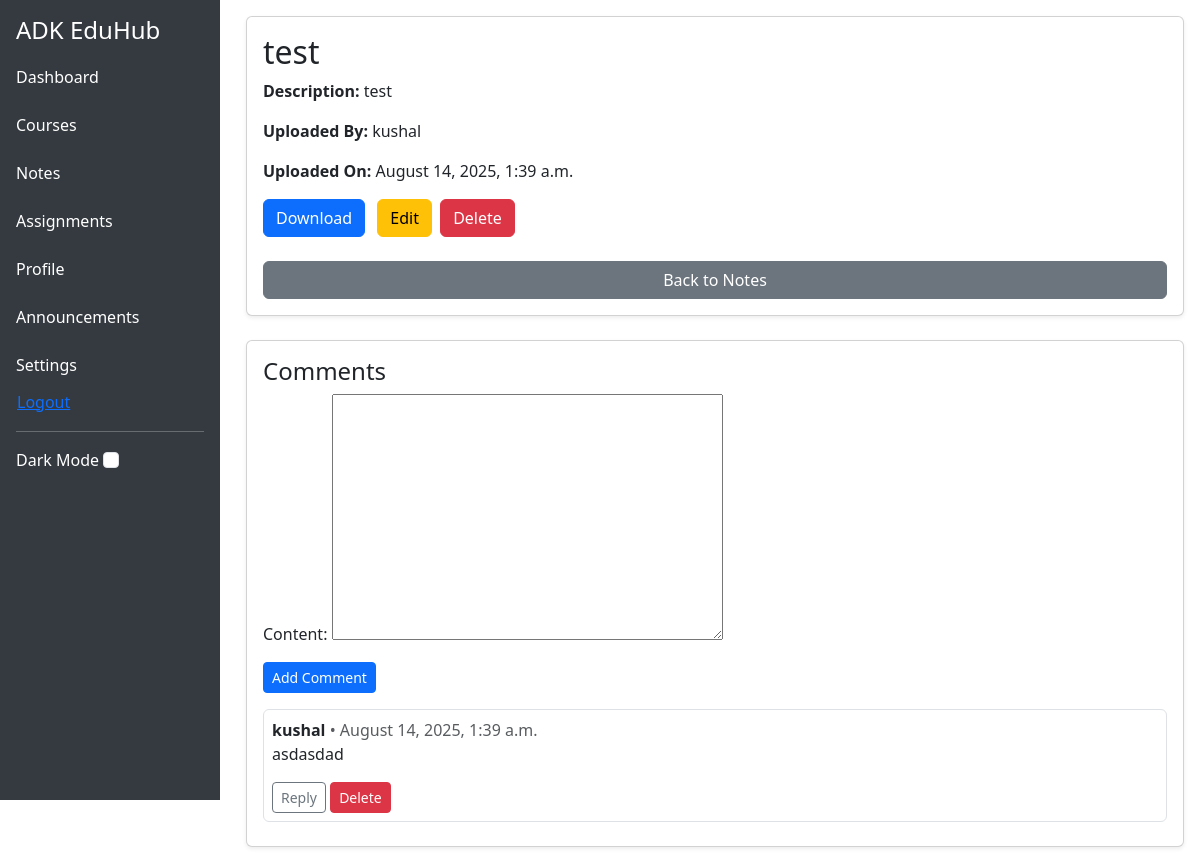
Screenshot of /notes/1/ (signed in) with the database file from the repository.
### notes/models.py (models this page shows, shortened)
class Note(models.Model):
    title = models.CharField(max_length=255)
    description = models.TextField(blank=True, null=True)
    file = models.FileField(upload_to='notes/')
    uploaded_by = models.ForeignKey(settings.AUTH_USER_MODEL, on_delete=models.CASCADE)
    uploaded_at = models.DateTimeField(auto_now_add=True)
    last_edited_at = models.DateTimeField(null=True, blank=True)
    last_edited_by = models.ForeignKey(
        settings.AUTH_USER_MODEL,
        null=True, blank=True,
        on_delete=models.SET_NULL,
        related_name='edited_notes'
    )

class NoteComment(models.Model):
    note = models.ForeignKey(Note, on_delete=models.CASCADE, related_name='comments')
    user = models.ForeignKey(settings.AUTH_USER_MODEL, on_delete=models.CASCADE)
    parent = models.ForeignKey('self', null=True, blank=True, on_delete=models.CASCADE, related_name='replies')
    content = models.TextField()
    created_at = models.DateTimeField(auto_now_add=True)

### core/models.py (models this page shows, shortened)
class CustomUser(AbstractUser):
    ROLE_CHOICES = (
        ('admin', 'Admin'),
        ('teacher', 'Teacher'),
        ('student', 'Student'),
    )
    role = models.CharField(max_length=10, choices=ROLE_CHOICES)

### notes/views.py (the view)
# urls.py: path('<int:pk>/', views.note_detail, name='note_detail'),
@login_required
def note_detail(request, pk):
    note = get_object_or_404(Note, pk=pk)
    comments = note.comments.filter(parent__isnull=True).order_by('-created_at')
    if request.method == 'POST':
        form = NoteCommentForm(request.POST)
        if form.is_valid():
            comment = form.save(commit=False)
            comment.user = request.user
            comment.note = note
            parent_id = request.POST.get('parent')
            if parent_id:
                parent_comment = NoteComment.objects.get(id=parent_id)
                comment.parent = parent_comment
            comment.save()
            messages.success(request, "Comment added successfully!")
            return redirect('notes:note_detail', pk=note.pk)
    else:
        form = NoteCommentForm()
    return render(request, 'notes/note_detail.html', {
        'note': note,
        'comments': comments,
        'comment_form': form  # must match template variable
    })

### notes/forms.py
class NoteCommentForm(forms.ModelForm):
    class Meta:
        model = NoteComment
        fields = ['content']

### notes/templates/notes/note_detail.html (shortened to what this page needs)
{% extends 'core/base.html' %}
{% block content %}
<div class="card p-3 shadow-sm mb-4">
    <h2>{{ note.title }}</h2>
    <p><strong>Description:</strong> {{ note.description|default:"No description provided" }}</p>
    <p><strong>Uploaded By:</strong> {{ note.uploaded_by.get_full_name|default:note.uploaded_by.username }}</p>
    <p><strong>Uploaded On:</strong> {{ note.uploaded_at|date:"F j, Y, g:i a" }}</p>
    <p>
        <a href="{{ note.file.url }}" class="btn btn-primary" download>Download</a>
        {% if user.role|lower == "admin" %}
            <a href="{% url 'notes:note_edit' note.pk %}" class="btn btn-warning ms-2">Edit</a>
            <a href="{% url 'notes:note_delete' note.pk %}" class="btn btn-danger ms-1">Delete</a>
        {% elif user.role|lower == "teacher" %}
            <a href="{% url 'notes:note_edit' note.pk %}" class="btn btn-warning ms-2">Edit</a>
            {% if note.uploaded_by == user %}
                <a href="{% url 'notes:note_delete' note.pk %}" class="btn btn-danger ms-1">Delete</a>
            {% endif %}
        {% endif %}
    </p>
    <a href="{% url 'notes:note_list' %}" class="btn btn-secondary mt-2">Back to Notes</a>
</div>
<div class="card p-3 shadow-sm">
    <h4>Comments</h4>
    {% if user.is_authenticated %}
    <form method="post" id="comment-form" class="mb-3">
        {{ comment_form.as_p }}
        <button type="submit" class="btn btn-primary btn-sm">Add Comment</button>
    </form>
    {% else %}
    <p class="text-muted">Please <a href="{% url 'login' %}">login</a> to comment.</p>
    {% endif %}
    <div class="comments-list">
        {% for comment in comments %}
            <div class="border p-2 mb-2 rounded comment-item" id="comment-{{ comment.pk }}">
                <strong>{{ comment.user.get_full_name|default:comment.user.username }}</strong>
                <span class="text-muted">• {{ comment.created_at|date:"F j, Y, g:i a" }}</span>
                <p>{{ comment.content }}</p>
                {% if user.is_authenticated %}
                    <button class="btn btn-sm btn-outline-secondary reply-btn" data-id="{{ comment.pk }}">Reply</button>
                {% endif %}
                {% if user.role|lower == "admin" or comment.user == user %}
                    <a href="{% url 'notes:note_comment_delete' comment.pk %}" class="btn btn-sm btn-danger">Delete</a>
                {% endif %}
            </div>
        {% empty %}
            <p class="text-muted">No comments yet.</p>
        {% endfor %}
    </div>
</div>
{% endblock %}

### rows the page displays
Note: title "test", description "test", uploaded_by.get_full_name "kushal", uploaded_at "August 14, 2025, 1:39 a.m."
NoteComment: user.get_full_name "kushal", created_at "August 14, 2025, 1:39 a.m.", content "asdasdad"
